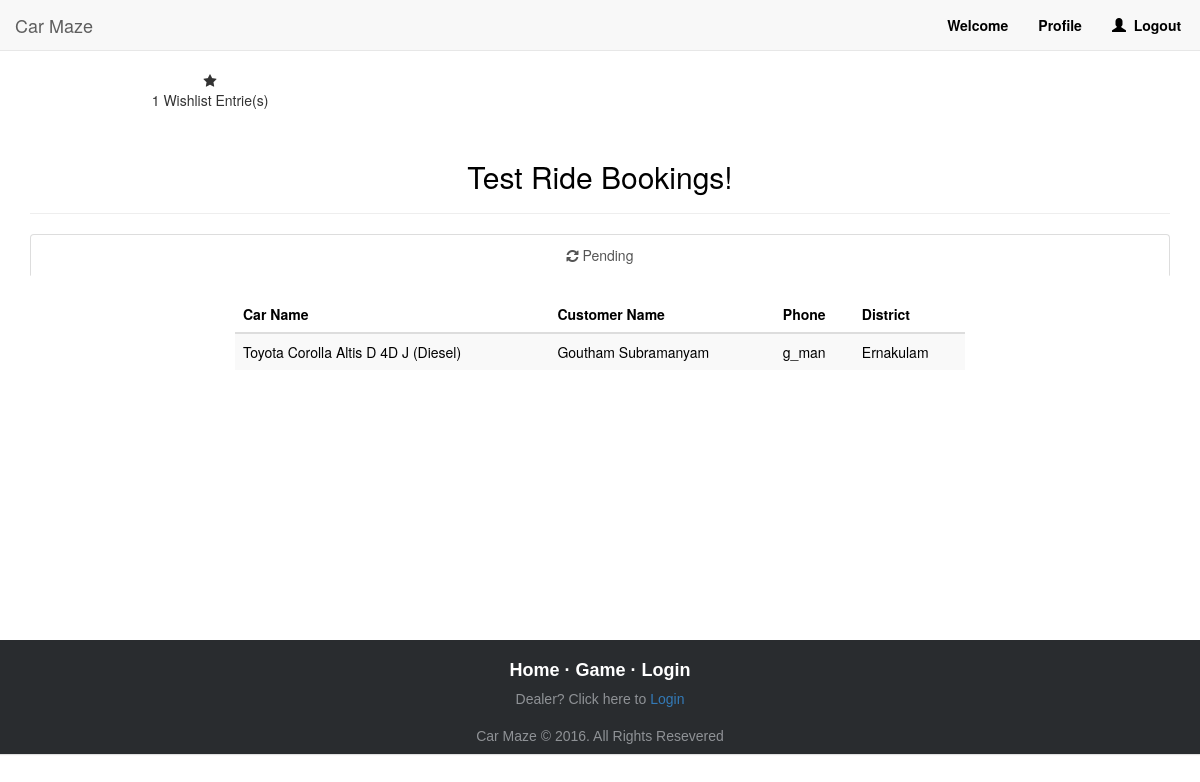
/dealer-admin/, run on the app's committed database.
### cars/models.py (models this page shows, shortened)
class TestDrive(models.Model):
    user = models.ForeignKey(User, on_delete=models.CASCADE, null=True)
    user_profile = models.ForeignKey(UserProfile, on_delete=models.CASCADE, null=True)
    car = models.ForeignKey(Car, on_delete=models.CASCADE)
    timestamp = models.DateTimeField(default=datetime.datetime.now())
    flag = models.BooleanField(default=False)
    scheduled = models.DateTimeField(blank=True, null=True)
    confirmed = models.BooleanField(default=False)
    is_active = models.BooleanField(default=True)

class Car(models.Model):
    petrol = 'Petrol'
    diesel = 'Diesel'
    hatchback = 'Hatchback'
    suv = 'SUV'
    sedan = 'Sedan'
    crossover = 'Crossover'
    muv = 'MUV'
    mini_suv = 'Mini SUV'
    rack_and_pinion = 'Rack and Pinion'
    FUEL_CHOICE = (
        (petrol, 'Petrol'),
        (diesel, 'Diesel'))
    DRIVE_TYPE = ()
    TYPE_CHOICE = (
        (hatchback, 'Hatchback'),
        (suv, 'SUV'),
        (sedan, 'Sedan'),
        (crossover, 'Crossover'),
        (muv, 'MUV'),
        (mini_suv, 'Mini SUV'))
    STEER_CHOICES = (
        (rack_and_pinion, 'Rack and Pinion'),
    )
    manufacturer = models.CharField(blank=True, max_length=50, choices=MANUFACTURER)
    full_name = models.CharField(blank=True, max_length=100)
    keyword = models.CharField(blank=True, max_length=50)
    type = models.CharField(blank=True, max_length=50, choices=TYPE_CHOICE)
    price = models.IntegerField(blank=True)
    mileage = models.FloatField(blank=True, null=True)
    fuel = models.CharField(choices=FUEL_CHOICE, blank=True, max_length=50)
    slug = models.SlugField(null=True, blank=True)
    manufacturer_slug = models.SlugField(null=True, blank=True)
    front_view = models.URLField(max_length=300, null=True, blank=True)
    side_view = models.URLField(max_length=300, null=True, blank=True)
    rear_view = models.URLField(max_length=300, null=True, blank=True)
    interior1 = models.URLField(max_length=300, null=True, blank=True)
    interior2 = models.URLField(max_length=300, null=True, blank=True)
    top_speed = models.IntegerField(blank=True, null=True)
    acceleration = models.FloatField(blank=True, null=True)
    engine_displacement = models.IntegerField(blank=True, null=True)
    power = models.CharField(blank=True, max_length=50, null=True)
    torque = models.CharField(blank=True, max_length=50, null=True)
    engine_description = models.CharField(blank=True, max_length=80, null=True)
    turning_radius = models.FloatField(blank=True, null=True)
    cylinders = models.IntegerField(blank=True, null=True)
    drive_type = models.CharField(blank=True, max_length=5, choices=DRIVE_TYPE, null=True)
    turbocharger = models.NullBooleanField(blank=True, null=True)
    supercharger = models.NullBooleanField(blank=True, null=True)
    valves_per_cylinder = models.IntegerField(blank=True, null=True)
    compression_ratio = models.CharField(blank=True, max_length=10, null=True)
    fuel_supply = models.CharField(blank=True, max_length=8, null=True)
    gearbox = models.IntegerField(blank=True, null=True)
    steer_type = models.CharField(blank=True, max_length=20, choices=STEER_CHOICES, null=True)
    seating_capacity = models.IntegerField(blank=True, null=True)
    doors = models.IntegerField(blank=True, null=True)
    length = models.IntegerField(blank=True, null=True)
    width = models.IntegerField(blank=True, null=True)
    height = models.IntegerField(blank=True, null=True)
    ground_clearance = models.IntegerField(blank=True, null=True)
    wheel_base = models.IntegerField(blank=True, null=True)
    front_tread = models.IntegerField(blank=True, null=True)
    rear_tread = models.IntegerField(blank=True, null=True)
    kerb_weight = models.IntegerField(blank=True, null=True)
    gross_weight = models.IntegerField(blank=True, null=True)
    front_headroom = models.IntegerField(blank=True, null=True)
    front_legroom = models.IntegerField(blank=True, null=True)
    rear_headroom = models.IntegerField(blank=True, null=True)
    rear_legroom = models.IntegerField(blank=True, null=True)
    tank_capacity = models.IntegerField(blank=True, null=True)
    tyre_type = models.CharField(blank=True, null=True, max_length=50)
    wheel_size = models.IntegerField(blank=True, null=True)
    alloy_wheel_size = models.IntegerField(blank=True, null=True)
    air_conditioner = models.NullBooleanField(blank=True, null=True)
    power_steering = models.NullBooleanField(blank=True, null=True)
    rear_ac_vents = models.NullBooleanField(blank=True, null=True)
    startstop_button = models.NullBooleanField(blank=True, null=True)
    remote_trunk_opener = models.NullBooleanField(blank=True, null=True)
    remote_fuel_lid_opener = models.NullBooleanField(blank=True, null=True)
    accessory_power_outlet = models.NullBooleanField(blank=True, null=True)
    transmission_type = models.CharField(blank=True, max_length=30)
    foldable_rear_seat = models.CharField(blank=True, null=True, max_length=40)
    nav_system = models.NullBooleanField(blank=True, null=True)
    adjustable_seats = models.NullBooleanField(blank=True, null=True)
    cassette_player = models.NullBooleanField(blank=True, null=True)
    cd_player = models.NullBooleanField(blank=True, null=True)
    cd_changer = models.NullBooleanField(blank=True, null=True)
    dvd_player = models.NullBooleanField(blank=True, null=True)
    radio = models.NullBooleanField(blank=True, null=True)
    audio_system_remote_control = models.NullBooleanField(blank=True, null=True)
    speakers_front = models.NullBooleanField(blank=True, null=True)
    speakers_rear = models.NullBooleanField(blank=True, null=True)
    integrated_2din_audio = models.NullBooleanField(blank=True, null=True)
    bluetooth = models.NullBooleanField(blank=True, null=True)
    usb_aux = models.NullBooleanField(blank=True, null=True)
    low_fuel_light_warning = models.NullBooleanField(blank=True, null=True)
    automatic_climate_control = models.NullBooleanField(blank=True, null=True)
    air_quality_control = models.NullBooleanField(blank=True, null=True)
    rear_reading_lamp = models.NullBooleanField(blank=True, null=True)
    rear_seat_headrest = models.NullBooleanField(blank=True, null=True)
    rear_seat_center_armrest = models.NullBooleanField(blank=True, null=True)
    heated_seats_front = models.NullBooleanField(blank=True, null=True)
    heated_seats_rear = models.NullBooleanField(blank=True, null=True)
    leather_seats = models.NullBooleanField(blank=True, null=True)
    fabric_upholstery = models.NullBooleanField(blank=True, null=True)
    voice_control = models.NullBooleanField(blank=True, null=True)
    cup_holders_front = models.NullBooleanField(blank=True, null=True)
    cup_holders_rear = models.NullBooleanField(blank=True, null=True)
    shock_absorbers_type = models.CharField(blank=True, max_length=30)
    trunk_light = models.NullBooleanField(blank=True, null=True)
    vanity_mirror = models.NullBooleanField(blank=True, null=True)
    glove_box_cooling = models.NullBooleanField(blank=True, null=True)
    bottle_holder = models.CharField(blank=True, max_length=30)
    seat_lumbar_support = models.NullBooleanField(blank=True, null=True)
    cruise_control = models.NullBooleanField(blank=True, null=True)
    multi_function_steering_wheel = models.NullBooleanField(blank=True, null=True)
    touch_screen = models.NullBooleanField(blank=True, null=True)
    front_suspension = models.CharField(blank=True, max_length=30)
    rear_suspension = models.CharField(blank=True, max_length=30)
    antilock_braking_system = models.NullBooleanField(blank=True, null=True)
    parking_sensors = models.NullBooleanField(blank=True, null=True)
    central_locking = models.NullBooleanField(blank=True, null=True)
    driver_airbag = models.NullBooleanField(blank=True, null=True)
    passenger_airbag = models.NullBooleanField(blank=True, null=True)
    side_airbag_front = models.NullBooleanField(blank=True, null=True)
    side_airbag_rear = models.NullBooleanField(blank=True, null=True)
    rear_seatbelts = models.NullBooleanField(blank=True, null=True)
    smart_access_card_entry = models.NullBooleanField(blank=True, null=True)
    seat_belt_warning = models.NullBooleanField(blank=True, null=True)
    brake_assist = models.NullBooleanField(blank=True, null=True)
    door_ajar_warning = models.NullBooleanField(blank=True, null=True)
    crash_sensor = models.NullBooleanField(blank=True, null=True)
    anti_theft_alarm = models.NullBooleanField(blank=True, null=True)
    power_door_locks = models.NullBooleanField(blank=True, null=True)
    child_safety_locks = models.NullBooleanField(blank=True, null=True)
    side_impact_beams = models.NullBooleanField(blank=True, null=True)
    front_impact_beams = models.NullBooleanField(blank=True, null=True)
    day_and_night_rear_view_mirrors = models.NullBooleanField(blank=True, null=True)
    passenger_side_rear_view_mirror = models.NullBooleanField(blank=True, null=True)
    engine_immobilizer = models.NullBooleanField(blank=True, null=True)
    centrally_mounted_fuel_tank = models.NullBooleanField(blank=True, null=True)
    rear_camera = models.NullBooleanField(blank=True, null=True)
    traction_control = models.NullBooleanField(blank=True, null=True)
    automatic_headlamps = models.NullBooleanField(blank=True, null=True)
    follow_me_home_headlamps = models.NullBooleanField(blank=True, null=True)
    front_brake_type = models.CharField(blank=True, max_length=30, null=True)
    rear_brake_type = models.CharField(blank=True, max_length=30, null=True)
    drag_coefficient = models.NullBooleanField(blank=True, null=True)
    braking_time = models.NullBooleanField(blank=True, null=True)
    height_adjustable_front_seat_belts = models.NullBooleanField(blank=True, null=True)
    bore_stroke = models.CharField(blank=True, max_length=30, null=True)
    synchronizers = models.NullBooleanField(blank=True, null=True)
    emission_norm_compliance = models.CharField(blank=True, max_length=30, null=True)
    emission_control_system = models.CharField(blank=True, max_length=30, null=True)
    country_of_assembly = models.CharField(blank=True, max_length=30, null=True)
    country_of_manufacture = models.CharField(blank=True, max_length=30, null=True)

class UserProfile(models.Model):
    STATES = (
        ('Kerala', 'Kerala'),
    )
    DISTRICTS = (
        ('Ernakulam', 'Ernakulam'),
        ('Thriruvananthapuram', 'Thriruvananthapuram'),
        ('Kollam', 'Kollam'),
        ('Pathanamthitta', 'Pathanamthitta'),
        ('Alappuzha', 'Alappuzha'),
        ('Kottayam', 'Kottayam'),
        ('Idukki', 'Idukki'),
        ('Thissur', 'Thissur'),
        ('Palakkad', 'Palakkad'),
        ('Malappuram', 'Malappuram'),
        ('Kozhikode', 'Kozhikode'),
        ('Wayanad', 'Wayanad'),
        ('Kannur', 'Kannur'),
        ('Kasargod', 'Kasargod'),
    )
    CITIES = (
        ('Kochi', 'Kochi'),
    )
    GENDER = (
        ('Male', 'Male'),
        ('Female', 'Female'),
    )
    user = models.OneToOneField(User)
    status = models.BooleanField(default=True)
    is_dealer = models.BooleanField(default=False)
    district = models.CharField(max_length=25, choices=DISTRICTS)
    DOB = models.CharField(blank=True, max_length=11, null=True)
    gender = models.CharField(max_length=10,choices=GENDER, null=True, blank=True)

### cars/views.py (the view)
# urls.py: url(r'^dealer-admin/', views.dealer_admin),
def dealer_admin(request):
    count = TestDrive.objects.all().count()
    approved = []
    pending = []
    testdrives = TestDrive.objects.all()
    for td in testdrives:
        if td.confirmed:
            approved.append(td)
        else:
            pending.append(td)
    return render(request, 'dealer-admin.html', {'approved': approved, 'pending': pending, 'count': count})

### cars/templates/dealer-admin.html (shortened to what this page needs)
{% load staticfiles %}
<!DOCTYPE html>
<html lang="en">
<head>
    <link href="{% static "cars/css/bootstrap.min.css" %}" rel="stylesheet">
    <link href="{% static "cars/css/bootstrap-slider.css" %}" rel="stylesheet">
    <link href="{% static "cars/css/modern-business.css" %}" rel="stylesheet">
    <link href= "{% static "cars/font-awesome/css/font-awesome.min.css" %}" rel="stylesheet" type="text/css">
</head>
<body class="wrapper pika">
    <nav id="mainNav" class="navbar navbar-default navbar-fixed-top">
        <div class="container-fluid">
            <div class="navbar-header">
                <a class="navbar-brand page-scroll" href="/">Car Maze</a>
            </div>
            <div class="collapse navbar-collapse" id="bs-example-navbar-collapse-1">
                <ul class="nav navbar-nav navbar-right">
                    <li><a class="page-scroll">Welcome {{ user.first_name }} {{ user.last_name }}</a>
                    </li>
                    <li>
                        <a class="page-scroll" href="#profile_modal" data-toggle="modal" a-target="#profile_modal">Profile</a>
                    </li>
                    <li class="dropdown">
                        <a href="/logout/"><span class="glyphicon glyphicon-user"></span><span>&nbsp;&nbsp;Logout&nbsp;</span></a>
                    </li>
                </ul>
            </div>
        </div>
    </nav>
   <div class="row">
       <div class="container text-center">
            <div class="row">
                <br>
                <div class="col-lg-4 text-center">
                    <i class="fa fa-star fa-3x wow bounceIn" data-wow-delay=".1s"></i>
                    <p>{{ count }} Wishlist Entrie(s)</p>
                </div>
           </div></div>
            <br>
     </div>
    <div id="home" class="container">
    <div class="row">
            <div class="col-lg-12">
            <h2 class="section-heading"><center>Test Ride Bookings!</center></h2>
            <hr class="primary">
            </div>
            <div class="col-lg-12">
                <ul id="myTab" class="nav nav-tabs nav-justified">
                    <li class="active"><a href="#service-one" data-toggle="tab"><i class="fa fa-refresh"></i> Pending</a>
                    </li>
                </ul>
                <div id="myTabContent" class="tab-content">
                    <div class="tab-pane fade active in" id="service-one">
           <div id="home" style="display:block">
            <br>
                <div class="col-md-2"></div><div class="col-md-8">
                <form>
                <table class="table table-striped table-inverse">
                      <thead>
                        <tr>
                          <th>Car Name</th>
                          <th>Customer Name</th>
                          <th>Phone</th>
                          <th>District</th>
                        </tr>
                      </thead>
                      <tbody>
                        {% for item in pending %}
                        <tr>
                          <td>{{ item.car.full_name }}</td>
                          <td>{{ item.user.first_name }} {{ item.user.last_name }}</td>
                          <td>{{ item.user.username }}</td>
                          <td>{{ item.user_profile.district }}</td>
                        </tr>
                        {% endfor %}
                      </tbody>
                    </table></form>
               </div><div class="col-md-2"></div></div>
                    </div>
                </div>
            </div>
        </div>
    </div>
            <br><br><br><br> <br><br><br><br> <br><br><br><br>
    {% include "footer.html" %}
</body>
</html>

### cars/static/cars/css/modern-business.css (style rules this page uses)
html, body { height: 100%; }
body { padding-top: 50px; }

### cars/static/cars/css/styles.css (style rules this page uses)
html, body { height: 100%; }
.wrapper { min-height: 100%; height: auto !important; height: 100%; margin: 0 auto -120px; }
.tab-pane { color: black; }
#home { color:black !important; }
.fa { display: inline-block; font: normal normal normal 14px/1 FontAwesome; font-size: inherit; text-rendering: auto; -webkit-font-smoothing: antialiased; -moz-osx-font-smoothing: grayscale; }
.navbar-default .nav > li>a { color: black; }
.navbar-nav>li>a { font-weight: bold; }
.tab-content { color:black !important; }

### data on the page
TestDrive: car.full_name "Toyota Corolla Altis D 4D J (Diesel)", user.first_name "Goutham", user.last_name "Subramanyam", user.username "g_man", user_profile.district "Ernakulam"

### other printed values
{{ count }} "1"
